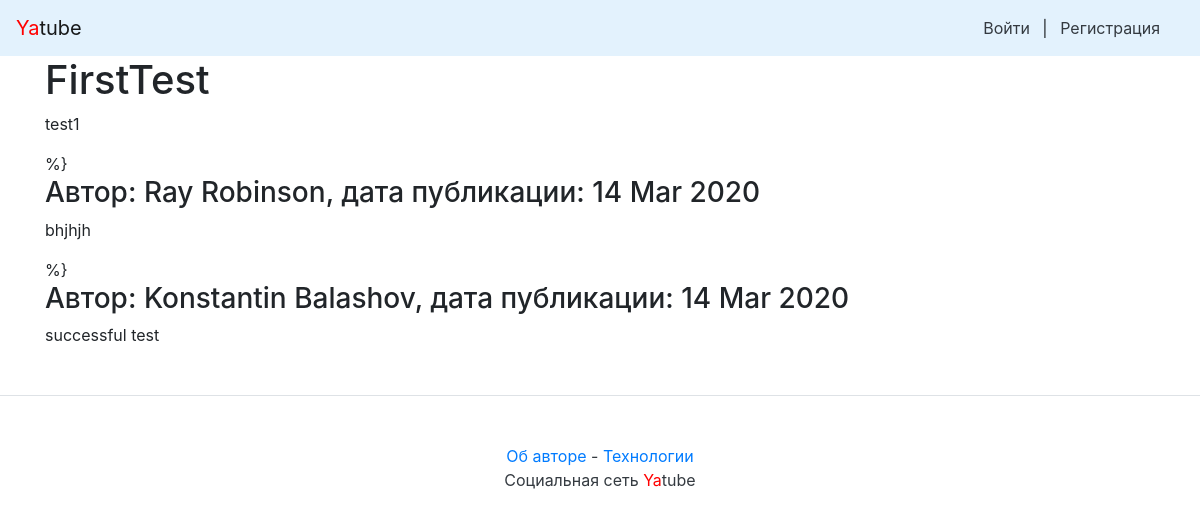
The app's page /group/FT/, older data.
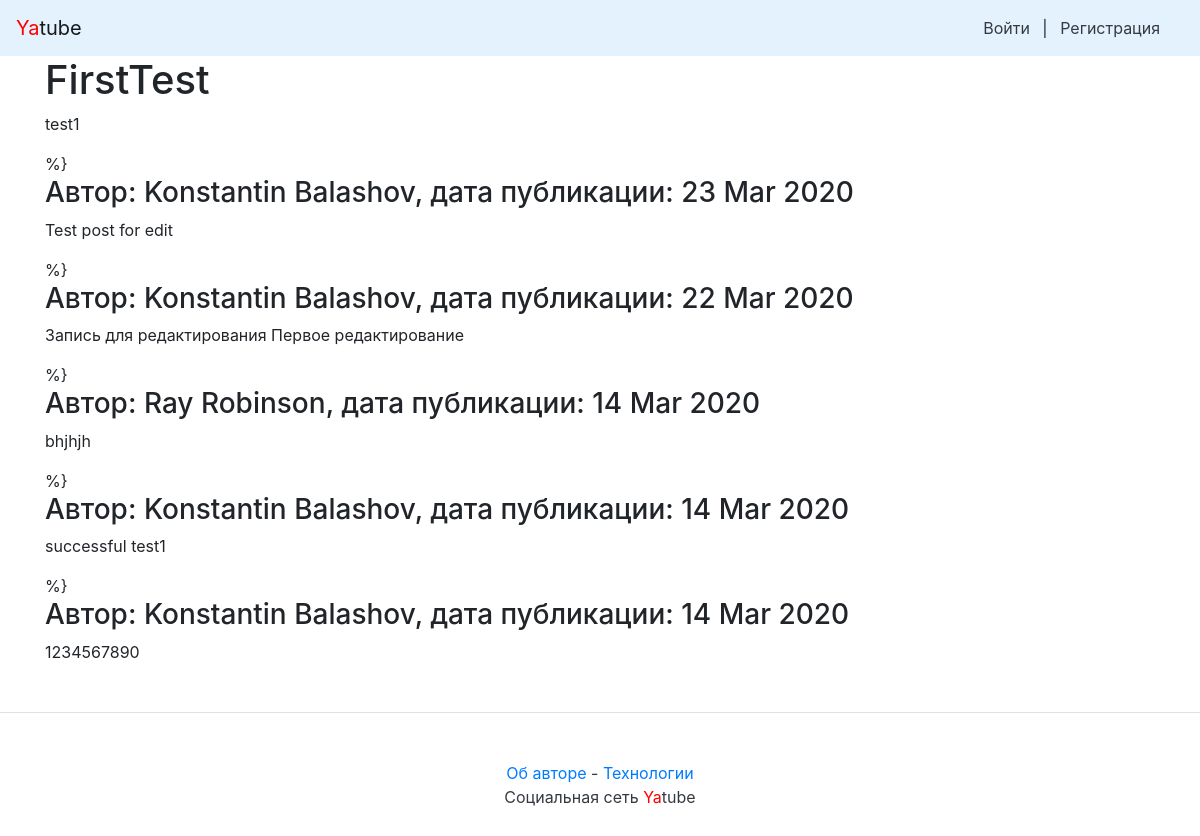
The same page, newer data.
### posts/models.py (models this page shows, shortened)
class Post(models.Model):
    text = models.TextField()
    pub_date = models.DateTimeField("Дата публикации", auto_now_add=True, db_index=True)
    author = models.ForeignKey(User, on_delete=models.CASCADE, related_name="author_posts")
    group = models.ForeignKey(
        Group, on_delete=models.CASCADE, related_name="group_posts", blank=True, null=True
    )
    image = models.ImageField(upload_to='posts/', blank=True, null=True)

### posts/views.py (the view)
# urls.py: path("group/<slug:slug>/", views.group_posts),
def group_posts(request, slug):
    group = get_object_or_404(Group, slug=slug)
    post_list = Post.objects.filter(group=group).order_by("-pub_date")[:10]
    paginator = Paginator(post_list, 10)
    page_number = request.GET.get('page')
    page = paginator.get_page(page_number)
    return render(request, "group.html", {"group": group, 'page': page, 'paginator': paginator})

### templates/group.html (shortened to what this page needs)
{% extends "base.html" %}
{% block content %}
{% load thumbnail %}
<h1>{{group.title}}</h1>
<p>
{{group.description}}
</p>
{% for post in page %} %}
    <h3>
        Автор: {{ post.author.get_full_name }}, дата публикации: {{ post.pub_date|date:"d M Y" }}
    </h3>
    <p>{{post.text}}</p>
{%endfor%}
{% endblock %}

Row changes from the older to the newer data that the page shows:
added Post: author.get_full_name "Konstantin Balashov", pub_date "23 Mar 2020", text "Test post for edit"
added Post: author.get_full_name "Konstantin Balashov", pub_date "22 Mar 2020", text "Запись для редактирования Первое редактирование"
changed Post: text "successful test" → "successful test1"
now on this page (row edited): Post: author.get_full_name "Konstantin Balashov", pub_date "14 Mar 2020", text "1234567890"
